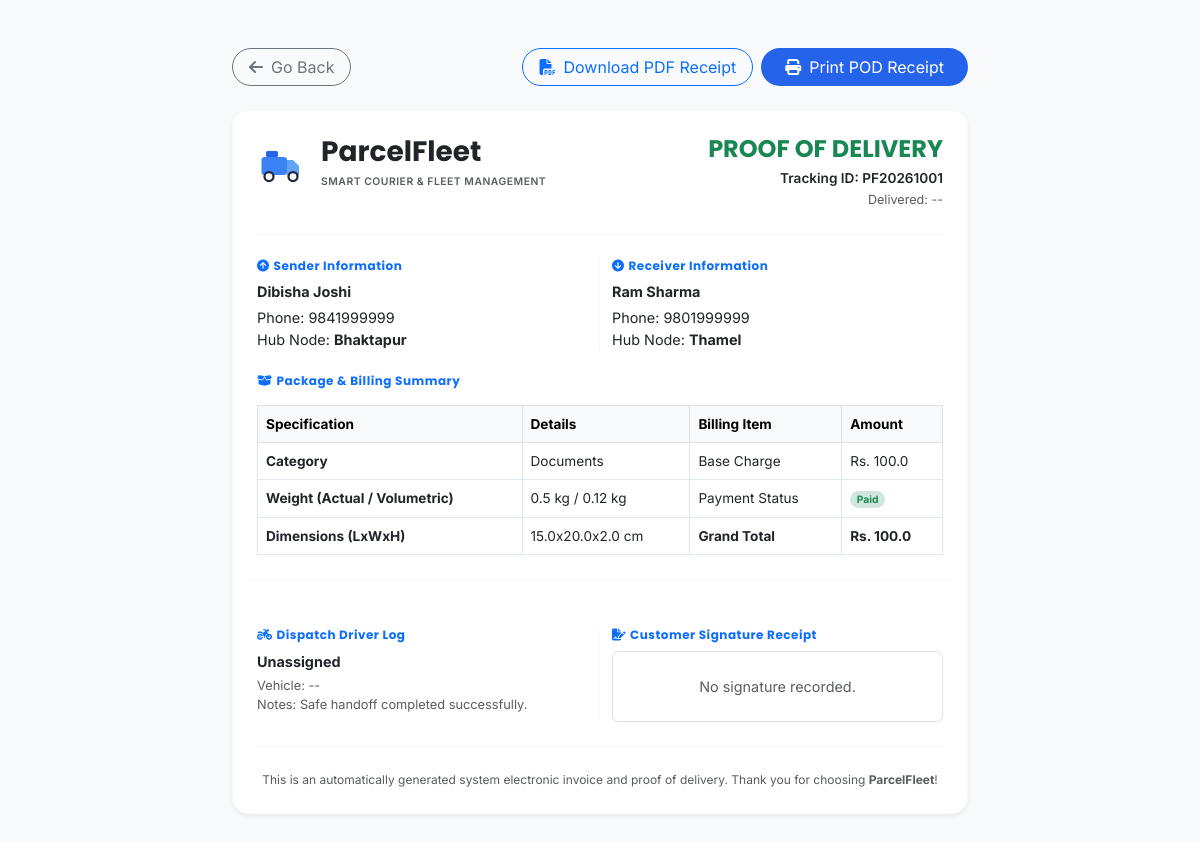
Page /parcel/1/proof on the earlier database version.
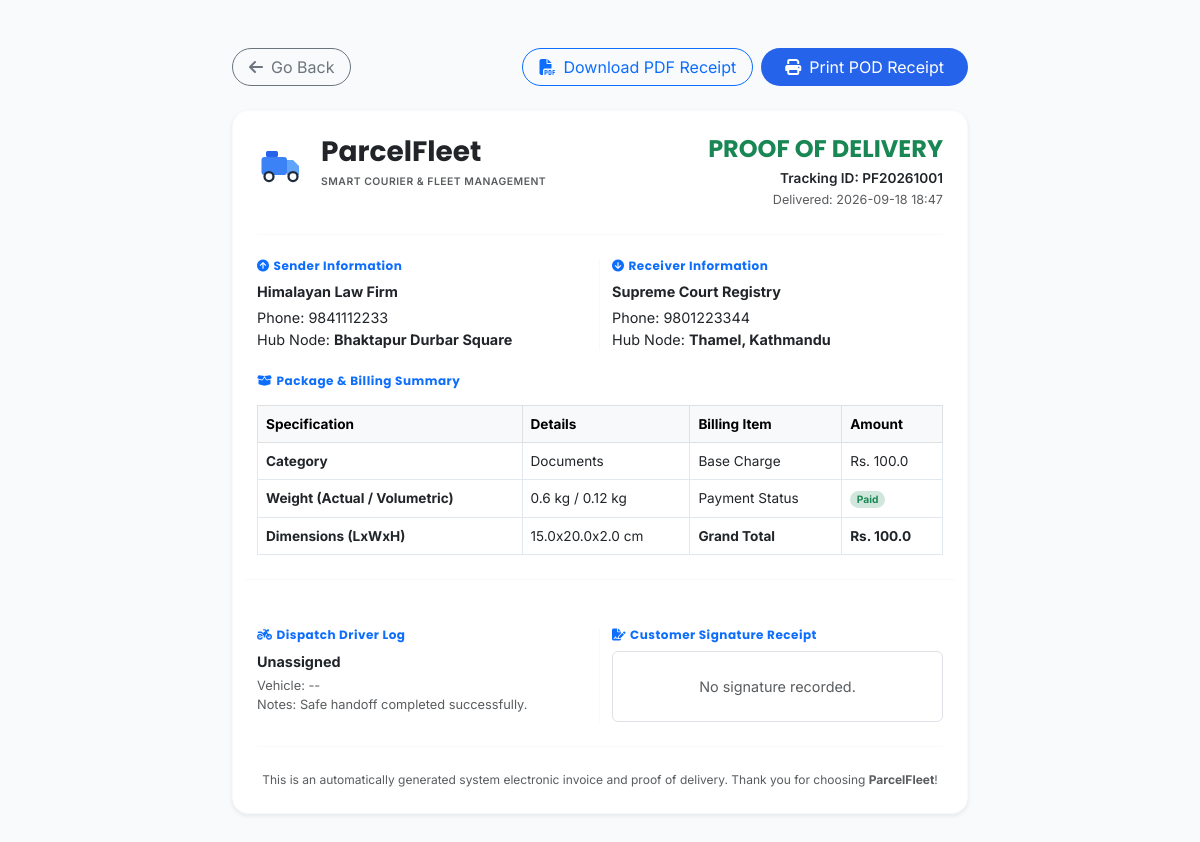
Same page on the later database version.
### models.py (models this page shows, shortened)
class Parcel(db.Model):
    __tablename__ = 'parcels'
    id = db.Column(db.Integer, primary_key=True)
    tracking_id = db.Column(db.String(50), unique=True, nullable=False)
    sender_name = db.Column(db.String(100), nullable=False)
    sender_phone = db.Column(db.String(20), nullable=False)
    receiver_name = db.Column(db.String(100), nullable=False)
    receiver_phone = db.Column(db.String(20), nullable=False)
    pickup_address = db.Column(db.String(100), nullable=False)
    delivery_address = db.Column(db.String(100), nullable=False)
    pickup_hub = db.Column(db.String(100), nullable=True)
    delivery_hub = db.Column(db.String(100), nullable=True)
    pickup_latitude = db.Column(db.Float, nullable=False, default=27.7154)
    pickup_longitude = db.Column(db.Float, nullable=False, default=85.3123)
    delivery_latitude = db.Column(db.Float, nullable=False, default=27.6915)
    delivery_longitude = db.Column(db.Float, nullable=False, default=85.3331)
    parcel_type = db.Column(db.String(50), nullable=False)
    weight = db.Column(db.Float, nullable=False)
    length = db.Column(db.Float, nullable=False, default=10.0)
    width = db.Column(db.Float, nullable=False, default=10.0)
    height = db.Column(db.Float, nullable=False, default=10.0)
    status = db.Column(db.String(30), default='Pending')  # 'Pending', 'Assigned', 'Manifested', 'Picked Up', 'In Transit', 'Out For Delivery', 'Delivered', 'Failed Delivery', 'Returned', 'Cancelled'
    delivery_charge = db.Column(db.Float, nullable=False, default=0.0)
    payment_status = db.Column(db.String(20), default='Pending')  # 'Pending', 'Paid', 'COD'
    assigned_driver_id = db.Column(db.Integer, db.ForeignKey('drivers.id'), nullable=True)
    service_type = db.Column(db.String(50), nullable=False, default='Standard')  # 'Standard', 'Express', 'Air', 'Surface'
    cod_amount = db.Column(db.Float, default=0.0)
    customer_id = db.Column(db.Integer, db.ForeignKey('customer_profiles.id'), nullable=True)
    hub_id = db.Column(db.Integer, db.ForeignKey('hubs.id'), nullable=True)
    merchandise_id = db.Column(db.Integer, db.ForeignKey('merchandise.id'), nullable=True)
    manifest_id = db.Column(db.Integer, db.ForeignKey('manifests.id'), nullable=True)
    expected_delivery_date = db.Column(db.DateTime, nullable=True)
    pickup_image = db.Column(db.String(255), nullable=True)
    delivery_image = db.Column(db.String(255), nullable=True)
    delivery_attempts = db.Column(db.Integer, default=0)
    failed_reason = db.Column(db.String(255), nullable=True)
    special_tags = db.Column(db.String(255), nullable=True)
    created_at = db.Column(db.DateTime, default=datetime.utcnow)
    delivered_at = db.Column(db.DateTime, nullable=True)
    delivery_notes = db.Column(db.Text, nullable=True)
    customer_signature = db.Column(db.Text, nullable=True)
    manifest = db.relationship('Manifest', foreign_keys=[manifest_id])
    history = db.relationship('TrackingHistory', backref='parcel', cascade="all, delete-orphan", order_by="TrackingHistory.timestamp.asc()")
    notifications = db.relationship('NotificationLog', backref='parcel', cascade="all, delete-orphan", order_by="NotificationLog.timestamp.asc()")
    @property
    def volumetric_weight(self):
        return (self.length * self.width * self.height) / 5000.0

### app.py (the view)
@app.route('/parcel/<int:id>/proof')
def view_proof_of_delivery(id):
    parcel = Parcel.query.get_or_404(id)
    return render_template('proof_of_delivery.html', parcel=parcel, no_layout=True)

### templates/proof_of_delivery.html (shortened to what the changed rows need)
{% extends "base.html" %}
{% block full_content %}
<div class="container py-5 text-dark">
    <div class="row justify-content-center">
        <div class="col-12 col-md-10 col-lg-8" id="printable-receipt-area">
            <div class="premium-card bg-white p-4 border border-light shadow-sm" style="border-radius: var(--border-radius-lg); font-size: 0.9rem;">
                <div class="d-flex justify-content-between align-items-start border-bottom border-light pb-4 mb-4">
                    <div class="text-end text-dark">
                        <h4 class="fw-bold text-success mb-1">PROOF OF DELIVERY</h4>
                        <div class="fw-semibold" style="font-size: 0.85rem;">Tracking ID: {{ parcel.tracking_id }}</div>
                        <small class="text-muted">Delivered: {{ parcel.delivered_at.strftime('%Y-%m-%d %H:%M') if parcel.delivered_at else '--' }}</small>
                    </div>
                </div>
                <div class="row g-4 mb-4">
                    <div class="col-6 border-end border-light">
                        <h6 class="fw-bold text-primary mb-2 uppercase" style="font-size: 0.75rem; letter-spacing: 0.5px;"><i class="fas fa-circle-arrow-up me-1"></i>Sender Information</h6>
                        <div class="fw-bold text-dark mb-1">{{ parcel.sender_name }}</div>
                        <div>Phone: {{ parcel.sender_phone }}</div>
                        <div>Hub Node: <strong class="text-dark">{{ parcel.pickup_address }}</strong></div>
                    </div>
                    <div class="col-6">
                        <h6 class="fw-bold text-primary mb-2 uppercase" style="font-size: 0.75rem; letter-spacing: 0.5px;"><i class="fas fa-circle-arrow-down me-1"></i>Receiver Information</h6>
                        <div class="fw-bold text-dark mb-1">{{ parcel.receiver_name }}</div>
                        <div>Phone: {{ parcel.receiver_phone }}</div>
                        <div>Hub Node: <strong class="text-dark">{{ parcel.delivery_address }}</strong></div>
                    </div>
                </div>
                <table class="table table-bordered align-middle mb-4" style="font-size: 0.85rem; border-color: var(--border-color);">
                    <thead class="table-light">
                        <tr>
                            <th>Specification</th>
                            <th>Details</th>
                            <th>Billing Item</th>
                            <th>Amount</th>
                        </tr>
                    </thead>
                    <tbody>
                        <tr>
                            <td><strong>Category</strong></td>
                            <td>{{ parcel.parcel_type }}</td>
                            <td>Base Charge</td>
                            <td>Rs. {{ parcel.delivery_charge }}</td>
                        </tr>
                        <tr>
                            <td><strong>Weight (Actual / Volumetric)</strong></td>
                            <td>{{ parcel.weight }} kg / {{ parcel.volumetric_weight | round(2) }} kg</td>
                            <td>Payment Status</td>
                            <td><span class="badge bg-success-subtle text-success border-0 rounded-pill">{{ parcel.payment_status }}</span></td>
                        </tr>
                        <tr>
                            <td><strong>Dimensions (LxWxH)</strong></td>
                            <td>{{ parcel.length }}x{{ parcel.width }}x{{ parcel.height }} cm</td>
                            <td><strong>Grand Total</strong></td>
                            <td><strong>Rs. {{ parcel.delivery_charge }}</strong></td>
                        </tr>
                    </tbody>
                </table>
                <div class="row g-4 border-top border-light pt-4 mt-1">
                    <div class="col-6 border-end border-light">
                        <h6 class="fw-bold text-primary mb-2 uppercase" style="font-size: 0.75rem; letter-spacing: 0.5px;"><i class="fas fa-motorcycle me-1"></i>Dispatch Driver Log</h6>
                        <div class="fw-bold text-dark mb-1">{% if parcel.assigned_driver %}{{ parcel.assigned_driver.name }}{% else %}Unassigned{% endif %}</div>
                        <div class="text-muted" style="font-size: 0.8rem;">
                            Vehicle: {{ parcel.assigned_driver.vehicle_number if parcel.assigned_driver else '--' }}<br>
                            Notes: {{ parcel.delivery_notes or 'Safe handoff completed successfully.' }}
                        </div>
                    </div>
                </div>
            </div>
        </div>
    </div>
</div>
{% endblock %}

Differences in the rows shown:
changed Parcel "PF20261001": delivered_at "--" → "2026-09-18 18:47"; sender_name "Dibisha Joshi" → "Himalayan Law Firm"; sender_phone "9841999999" → "9841112233"; pickup_address "Bhaktapur" → "Bhaktapur Durbar Square"; receiver_name "Ram Sharma" → "Supreme Court Registry"; receiver_phone "9801999999" → "9801223344"; delivery_address "Thamel" → "Thamel, Kathmandu"; weight "0.5" → "0.6"
